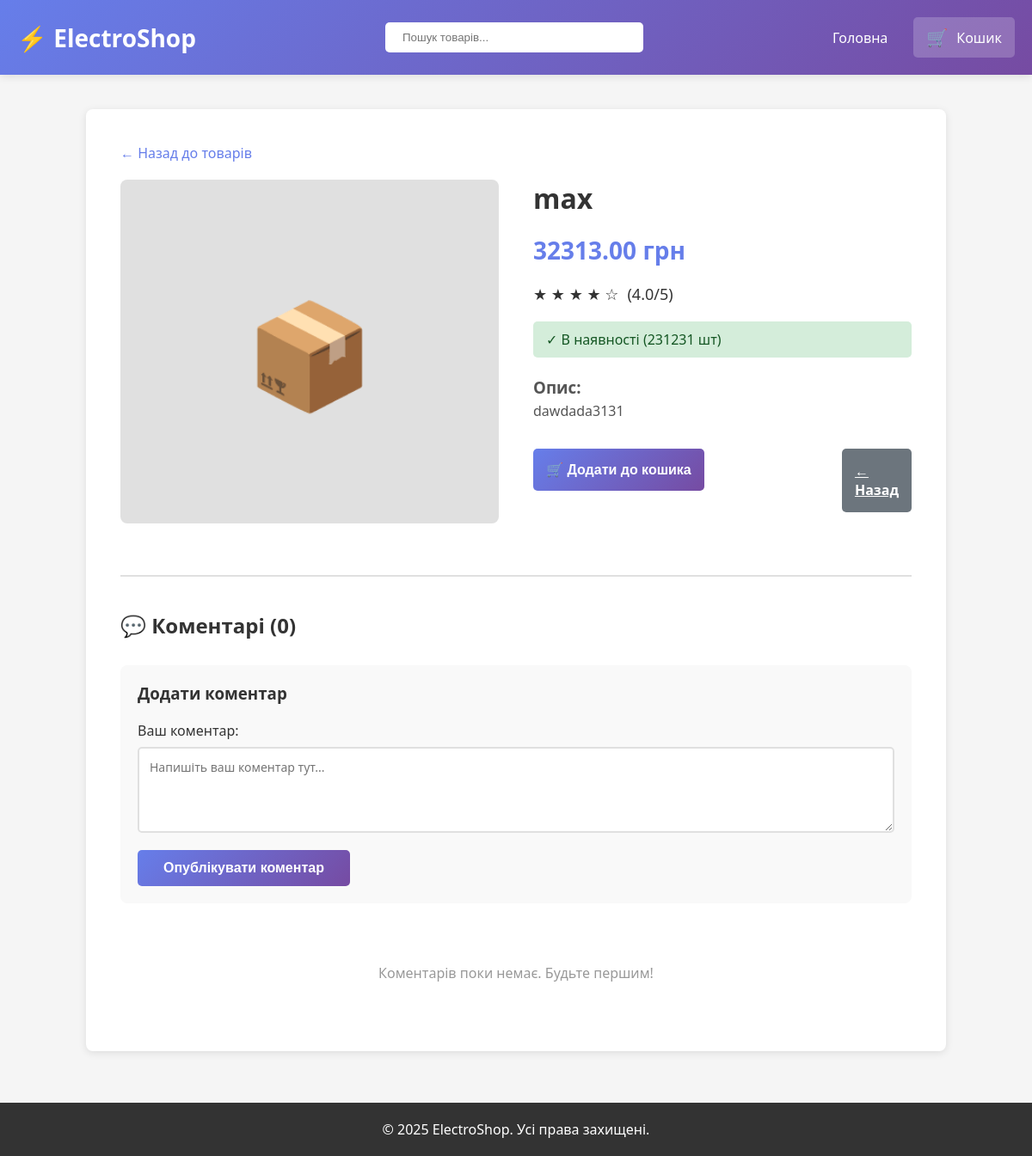
The app's page /product/2/, older data.
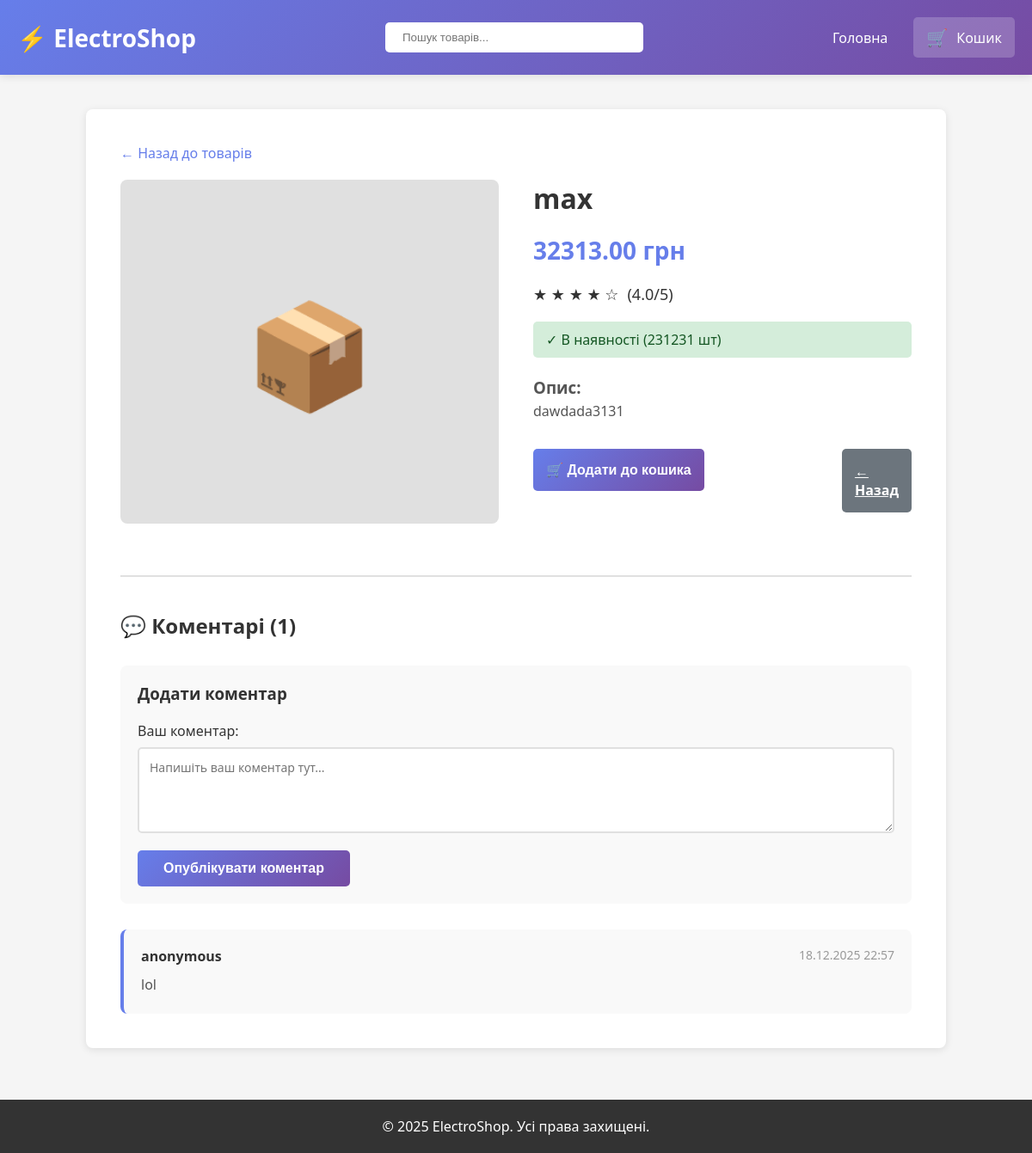
The same page, newer data.
### default/models.py (models this page shows, shortened)
class Product(models.Model):
    name = models.CharField(max_length=255)
    description = models.TextField()
    price = models.DecimalField(max_digits=10, decimal_places=2)
    stock = models.PositiveIntegerField()
    rating = models.FloatField(default=0.0)

class Comment(models.Model):
    product = models.ForeignKey(Product, on_delete=models.CASCADE, related_name='comments')
    user = models.ForeignKey(User, on_delete=models.CASCADE)
    content = models.TextField()
    created_at = models.DateTimeField(auto_now_add=True)

class User(models.Model):
    username = models.CharField(max_length=150, unique=True)
    email = models.EmailField(unique=True)

### default/views.py (the view)
# urls.py: path('product/<int:product_id>/', views.product_detail, name='product_detail'),
def product_detail(request, product_id):
    try:
        product = Product.objects.get(id=product_id)
    except Product.DoesNotExist:
        messages.error(request, 'Продукт не знайдено!')
        return redirect('home')
    context = {
        'product': product
    }
    return render(request, 'product_detail.html', context)

### default/templates/product_detail.html (shortened to what this page needs)
{% extends 'base.html' %}
{% block content %}
<div class="product-detail-container">
    <div class="back-link">
        <a href="/">← Назад до товарів</a>
    </div>
    <div class="product-detail">
        <div class="product-image">📦</div>
        <div class="product-info">
            <h1>{{ product.name }}</h1>
            <div class="price">{{ product.price }} грн</div>
            <div class="rating">
                {% for i in "12345" %}
                    {% if forloop.counter <= product.rating %}
                        ★
                    {% else %}
                        ☆
                    {% endif %}
                {% endfor %}
                <span>({{ product.rating }}/5)</span>
            </div>
            <div class="stock {% if product.stock > 5 %}available{% elif product.stock > 0 %}low{% else %}unavailable{% endif %}">
                {% if product.stock > 5 %}
                    ✓ В наявності ({{ product.stock }} шт)
                {% elif product.stock > 0 %}
                    ⚠ Залишилось мало ({{ product.stock }} шт)
                {% else %}
                    ✗ Немає в наявності
                {% endif %}
            </div>
            <div class="product-description">
                <h3>Опис:</h3>
                <p>{{ product.description }}</p>
            </div>
            <div class="action-buttons">
                <form method="post" action="{% url 'add_to_basket' product.id %}" style="width: 100%;">
                    <button type="submit" class="btn-primary" {% if product.stock == 0 %}disabled{% endif %}>
                        {% if product.stock > 0 %}🛒 Додати до кошика{% else %}Немає в наявності{% endif %}
                    </button>
                </form>
                <a href="/" class="btn-secondary">← Назад</a>
            </div>
        </div>
    </div>
    <div class="comments-section">
        <h2>💬 Коментарі ({{ product.comments.count }})</h2>
        <div class="comment-form">
            <h3 style="margin-bottom: 20px;">Додати коментар</h3>
            <form method="post" action="{% url 'add_comment' product.id %}" novalidate>
                <div class="form-group">
                    <label for="content">Ваш коментар:</label>
                    <textarea id="content" name="content" placeholder="Напишіть ваш коментар тут..." required></textarea>
                </div>
                <button type="submit" class="submit-btn">Опублікувати коментар</button>
            </form>
        </div>
        <div class="comments-list">
            {% if product.comments.all %}
                {% for comment in product.comments.all %}
                    <div class="comment-item">
                        <div class="comment-header">
                            <span class="comment-author">{{ comment.user.username }}</span>
                            <span class="comment-date">{{ comment.created_at|date:"d.m.Y H:i" }}</span>
                        </div>
                        <div class="comment-content">{{ comment.content }}</div>
                    </div>
                {% endfor %}
            {% else %}
                <div class="no-comments">
                    <p>Коментарів поки немає. Будьте першим!</p>
                </div>
            {% endif %}
        </div>
    </div>
</div>
{% endblock %}

### default/templates/base.html (shortened to what this page needs)
<!DOCTYPE html>
<html lang="uk">
<head>
</head>
<body>
    <header>
        <div class="container">
            <div class="header-content">
                <h1>⚡ ElectroShop</h1>
                <input type="text" class="search-bar" placeholder="Пошук товарів...">
                <div class="nav">
                    <a href="/">Головна</a>
                    <a href="/basket/" class="basket-link">
                        <span class="basket-icon">🛒</span>
                        <span>Кошик</span>
                    </a>
                </div>
            </div>
        </div>
    </header>
    <main class="container">
        {% block content %}{% endblock %}
    </main>
    <footer>
        <p>&copy; 2025 ElectroShop. Усі права захищені.</p>
    </footer>
</body>
</html>

### default/templates/base.html (style rules this page uses)
* { margin: 0; padding: 0; box-sizing: border-box; }
body { font-family: 'Segoe UI', Tahoma, Geneva, Verdana, sans-serif; background-color: #f5f5f5; color: #333; }
header { background: linear-gradient(135deg, #667eea 0%, #764ba2 100%); color: white; padding: 20px 0; box-shadow: 0 2px 10px rgba(0,0,0,0.1); }
.container { max-width: 1200px; margin: 0 auto; padding: 0 20px; }
.header-content { display: flex; justify-content: space-between; align-items: center; gap: 20px; }
h1 { font-size: 28px; }
.nav { display: flex; gap: 30px; align-items: center; }
.nav a { color: white; text-decoration: none; transition: opacity 0.3s; }
.search-bar { padding: 10px 20px; border: none; border-radius: 5px; width: 300px; }
.basket-link { display: flex; align-items: center; gap: 10px; padding: 10px 15px; background: rgba(255, 255, 255, 0.2); border-radius: 5px; transition: background 0.3s; }
.basket-icon { font-size: 20px; }
footer { background-color: #333; color: white; text-align: center; padding: 20px 0; margin-top: 60px; }

### default/templates/product_detail.html (style rules this page uses)
.product-detail-container { max-width: 1000px; margin: 40px auto; background: white; padding: 40px; border-radius: 8px; box-shadow: 0 2px 10px rgba(0,0,0,0.1); }
.product-detail { display: grid; grid-template-columns: 1fr 1fr; gap: 40px; margin-bottom: 40px; }
.product-image { width: 100%; height: 400px; background: #e0e0e0; border-radius: 8px; display: flex; align-items: center; justify-content: center; font-size: 120px; }
.product-info h1 { font-size: 32px; margin-bottom: 20px; color: #333; }
.product-info .price { font-size: 28px; color: #667eea; font-weight: bold; margin-bottom: 20px; }
.product-info .rating { display: flex; align-items: center; gap: 10px; margin-bottom: 20px; font-size: 18px; }
.product-info .stock { padding: 10px 15px; border-radius: 5px; margin-bottom: 20px; font-weight: 500; }
.stock.available { background-color: #d4edda; color: #155724; }
.product-description { margin-bottom: 30px; line-height: 1.6; color: #555; }
.action-buttons { display: flex; gap: 10px; }
.btn-primary { flex: 1; padding: 15px; background: linear-gradient(135deg, #667eea 0%, #764ba2 100%); color: white; border: none; border-radius: 5px; font-size: 16px; font-weight: 600; cursor: pointer; transition: transform 0.3s, box-shadow 0.3s; }
.btn-secondary { flex: 1; padding: 15px; background-color: #6c757d; color: white; border: none; border-radius: 5px; font-size: 16px; font-weight: 600; cursor: pointer; transition: background-color 0.3s, transform 0.3s; }
.comments-section { margin-top: 60px; padding-top: 40px; border-top: 2px solid #e0e0e0; }
.comments-section h2 { font-size: 24px; margin-bottom: 30px; color: #333; }
.comment-form { background-color: #f9f9f9; padding: 20px; border-radius: 8px; margin-bottom: 30px; }
.form-group { margin-bottom: 15px; }
.form-group label { display: block; margin-bottom: 8px; font-weight: 500; color: #333; }
.form-group textarea { width: 100%; padding: 12px; border: 2px solid #e0e0e0; border-radius: 5px; font-family: inherit; font-size: 14px; transition: border-color 0.3s; resize: vertical; min-height: 100px; }
.submit-btn { padding: 12px 30px; background: linear-gradient(135deg, #667eea 0%, #764ba2 100%); color: white; border: none; border-radius: 5px; font-size: 16px; font-weight: 600; cursor: pointer; transition: transform 0.3s, box-shadow 0.3s; }
.comments-list { display: flex; flex-direction: column; gap: 20px; }
.comment-item { background-color: #f9f9f9; padding: 20px; border-radius: 8px; border-left: 4px solid #667eea; }
.comment-header { display: flex; justify-content: space-between; margin-bottom: 10px; }
.comment-author { font-weight: 600; color: #333; }
.comment-date { color: #999; font-size: 14px; }
.comment-content { color: #555; line-height: 1.6; }
.back-link { margin-bottom: 20px; }
.back-link a { color: #667eea; text-decoration: none; transition: opacity 0.3s; }

Row changes from the older to the newer data that the page shows:
computed for Product "max": comments.count "0" → "1"
added Comment: user.username "anonymous", created_at "18.12.2025 22:57", content "lol"
Text that changed along with them:
text no longer shown: "Коментарів поки немає. Будьте першим!"
